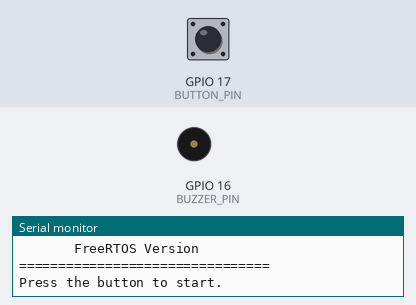
Bench run of a sketch on a simulated ESP32. Shown: buzzer (waves = sounding), the last lines printed to the serial monitor. Inputs (shaded band) come from the test bench; at power-on: GPIO 17 (BUTTON_PIN) HIGH. Random numbers use the default seed unless the sketch sets one.

Above: at 1.2 s.
1.3 s: GPIO 17 (BUTTON_PIN) pulled LOW for 0.15 s
At 4.2 s:
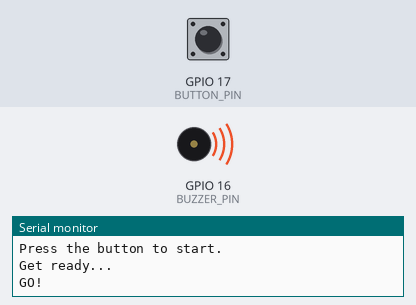
4.4 s: GPIO 17 (BUTTON_PIN) pulled LOW for 1 s
At 5.2 s:
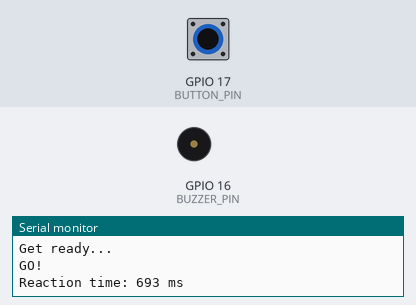
6.9 s: GPIO 17 (BUTTON_PIN) pulled LOW for 3.2 s
At 12.7 s:
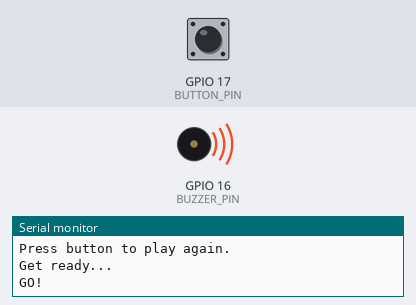
Timing chart, 0 to 14.2 s (numbered marks = the images above; inputs shaded):
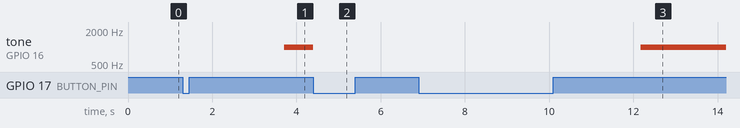

Measured:
- after the input at 1.3 s, tone on GPIO 16 (BUZZER_PIN): silent → 1000 Hz after 2.4 s
- after the input at 4.4 s, tone on GPIO 16 (BUZZER_PIN): 1000 Hz → silent at once
- after the input at 6.9 s, tone on GPIO 16 (BUZZER_PIN): silent → 1000 Hz after 5.3 s

The sketch:

Reaction_Time_Game.ino
```cpp
/*
 * =============================================================================
 * REACTION TIMER GAME - FREERTOS VERSION
 * =============================================================================
 *
 * The game waits for the player to press and release the button.
 *
 * It then waits for a random amount of time before sounding the buzzer.
 *
 * Once the buzzer sounds, the player must press the button as quickly as
 * possible.
 *
 * The reaction time is measured in milliseconds and displayed through UART.
 *
 * Button:
 *   GPIO 17
 *
 * Buzzer:
 *   GPIO 16
 *
 * The game logic runs as a FreeRTOS task. Button waiting uses vTaskDelay()
 * instead of a continuously spinning while loop so the CPU is yielded while
 * waiting.
 * =============================================================================
 */

#include <Arduino.h>
#include <freertos/FreeRTOS.h>
#include <freertos/task.h>

#define BUTTON_PIN 17
#define BUZZER_PIN 16

//=============================================================================
// Wait for Button Release
//=============================================================================

void waitForRelease()
{
    while (digitalRead(BUTTON_PIN) == LOW)
    {
        // Yield the task while waiting for release.
        vTaskDelay(pdMS_TO_TICKS(10));
    }
}

//=============================================================================
// Reaction Timer Task
//=============================================================================

void reactionTimerTask(void *parameter)
{
    while (true)
    {
        //=====================================================================
        // Wait for the player to start the game.
        //=====================================================================

        while (digitalRead(BUTTON_PIN) == HIGH)
        {
            vTaskDelay(pdMS_TO_TICKS(10));
        }

        // Make sure the starting button press has been released.
        waitForRelease();

        Serial.println();
        Serial.println("Get ready...");

        //=====================================================================
        // Random waiting period
        //=====================================================================

        int randomDelay =
            random(1000, 4000);

        vTaskDelay(
            pdMS_TO_TICKS(randomDelay)
        );

        Serial.println("GO!");

        //=====================================================================
        // Start the reaction timer.
        //=====================================================================

        tone(BUZZER_PIN, 1000);

        unsigned long startTime = millis();

        // Wait for the player's response.
        // The task sleeps briefly between button checks.
        while (digitalRead(BUTTON_PIN) == HIGH)
        {
            vTaskDelay(pdMS_TO_TICKS(1));
        }

        // Calculate the reaction time.
        unsigned long reactionTime =
            millis() - startTime;

        // Stop the buzzer.
        noTone(BUZZER_PIN);

        //=====================================================================
        // Display result
        //=====================================================================

        Serial.print("Reaction time: ");
        Serial.print(reactionTime);
        Serial.println(" ms");

        // Give the player a short pause before another round.
        vTaskDelay(pdMS_TO_TICKS(1000));

        Serial.println();
        Serial.println("Press button to play again.");
    }
}

//=============================================================================
// Setup
//=============================================================================

void setup()
{
    Serial.begin(115200);

    pinMode(BUTTON_PIN, INPUT_PULLUP);
    pinMode(BUZZER_PIN, OUTPUT);

    digitalWrite(BUZZER_PIN, LOW);

    // Seed the pseudo-random number generator.
    randomSeed(
        (uint32_t)esp_random()
    );

    Serial.println();
    Serial.println("================================");
    Serial.println("       REACTION TIMER");
    Serial.println("       FreeRTOS Version");
    Serial.println("================================");
    Serial.println("Press the button to start.");

    // Start the game task.
    xTaskCreate(
        reactionTimerTask,
        "ReactionTimer",
        4096,
        NULL,
        1,
        NULL
    );
}

//=============================================================================
// Arduino Loop
//=============================================================================

void loop()
{
    // The game is completely controlled by the FreeRTOS task.
    vTaskDelay(portMAX_DELAY);
}
```
